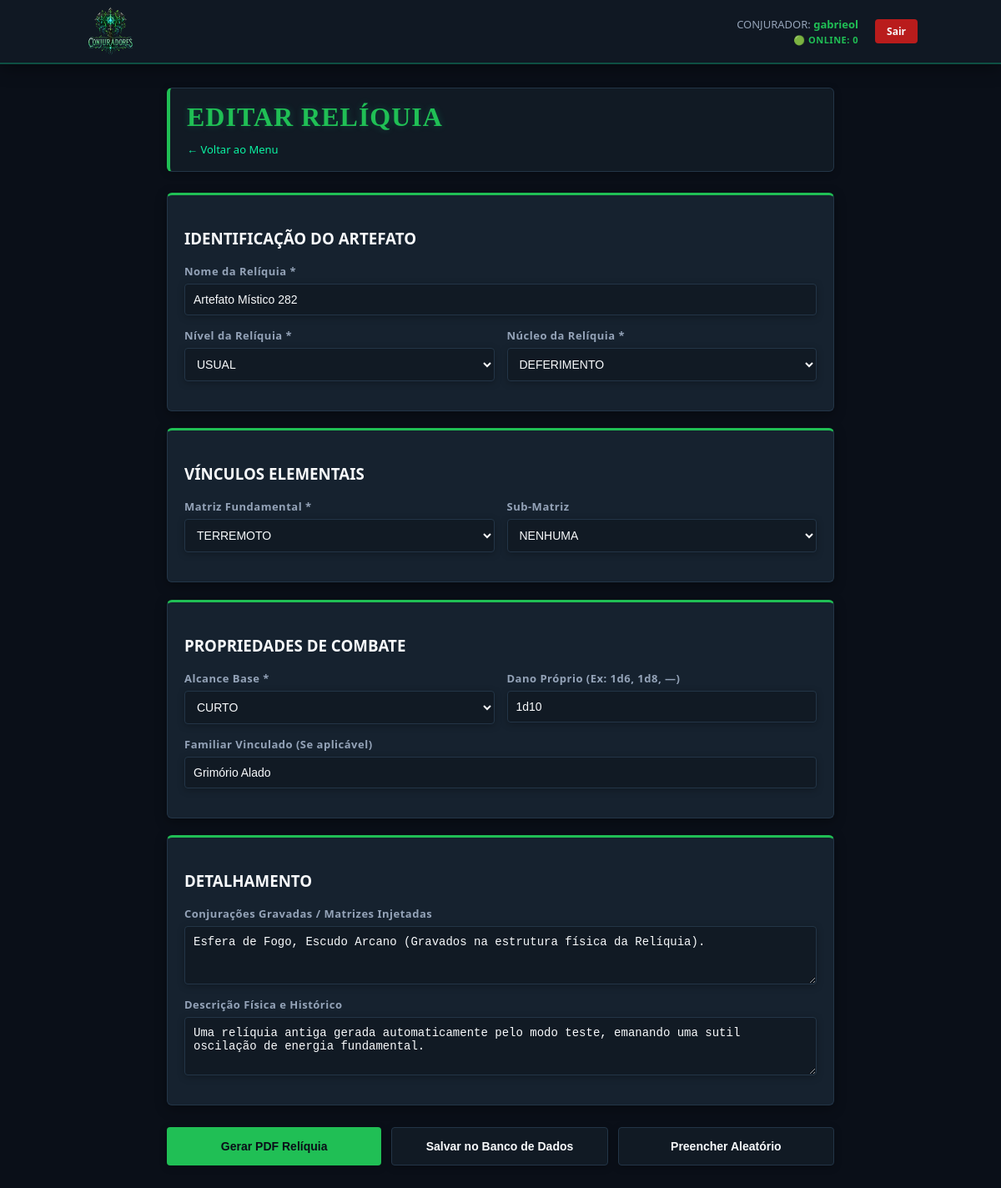
Screenshot of /edit/reliquia/12 (signed in) with the database file from the repository.
### tables this page shows
CREATE TABLE usuarios (
                id INTEGER PRIMARY KEY AUTOINCREMENT,
                username TEXT UNIQUE NOT NULL,
                password TEXT NOT NULL
            , last_active TIMESTAMP);

CREATE TABLE reliquias (
                id INTEGER PRIMARY KEY AUTOINCREMENT,
                usuario_id INTEGER NOT NULL DEFAULT 1,
                nome TEXT NOT NULL, nivel TEXT, nucleo TEXT, matriz TEXT, sub_matriz TEXT,
                alcance TEXT, dano TEXT, familiar TEXT, conjuracoes TEXT, descricao TEXT
            );

### controllers/sheet_controller.py (the view)
@sheet_bp.route('/edit/<sheet_type>/<int:entity_id>')
@login_required
def edit_entity(sheet_type, entity_id):
    if sheet_type not in ['conjurador', 'conjuracao', 'familiar', 'reliquia']:
        return "Not Found", 404
    entity = CharacterModel.get_entity_by_id(sheet_type, entity_id)
    if not entity:
        return f"{sheet_type.capitalize()} não encontrado(a)", 404
    if 'usuario_id' in entity.keys() and entity['usuario_id'] != current_user.id:
        abort(403)
    return render_template(f'{sheet_type}.html', constants=constants, sheet_type=sheet_type, entity=entity)

### app.py (called while the page is built)
@app.before_request
def update_user_activity():
    if current_user.is_authenticated:
        conn = sqlite3.connect('database.db')
        cursor = conn.cursor()
        cursor.execute("UPDATE usuarios SET last_active = ? WHERE id = ?",
                       (datetime.now(), current_user.id))
        conn.commit()
        conn.close()

@app.after_request
def add_header(response):
    response.headers["Cache-Control"] = "no-cache, no-store, must-revalidate"
    response.headers["Pragma"] = "no-cache"
    response.headers["Expires"] = "0"
    return response

@login_manager.user_loader
def load_user(user_id):
    return Usuario.get_by_id(int(user_id))

### models/character.py (called while the page is built)
    @staticmethod
    def get_entity_by_id(sheet_type, entity_id):
        tabelas = {"conjuracao": "conjuracoes", "conjurador": "conjuradores", "familiar": "familiares", "reliquia": "reliquias"}
        conn = sqlite3.connect(DB_PATH)
        conn.row_factory = sqlite3.Row
        cursor = conn.cursor()
        cursor.execute(f"SELECT * FROM {tabelas[sheet_type]} WHERE id = ?", (entity_id,))
        row = cursor.fetchone()
        conn.close()
        return row

### models/user.py (called while the page is built)
    @staticmethod
    def get_by_id(user_id):
        conn = sqlite3.connect('database.db')
        cursor = conn.cursor()
        cursor.execute("SELECT id, username, password FROM usuarios WHERE id = ?", (user_id,))
        row = cursor.fetchone()
        conn.close()
        return Usuario(row[0], row[1], row[2]) if row else None

### templates/reliquia.html (shortened to what this page needs)
{% extends 'base.html' %}
{% block content %}
<div class="header fade-in">
    <h1>{% if entity %}EDITAR RELÍQUIA{% else %}NOVA RELÍQUIA{% endif %}</h1>
    <a href="/" class="link-voltar">← Voltar ao Menu</a>
</div>
<form id="sheetForm" action="{% if entity %}/save_and_process/{{ sheet_type }}/{{ entity.id }}{% else %}/save_and_process/{{ sheet_type }}{% endif %}" method="POST">
    <div class="card fade-in">
        <h3>IDENTIFICAÇÃO DO ARTEFATO</h3>
        <div class="form-group">
            <label>Nome da Relíquia *</label>
            <input type="text" name="NOME" id="NOME" value="{{ entity.nome if entity else '' }}" required>
        </div>
        <div class="grid-2">
            <div class="form-group">
                <label>Nível da Relíquia *</label>
                <select name="NIVEL" id="NIVEL" required>
                    {% for n in constants.NIVEIS_REL %}
                    <option value="{{ n }}" {% if entity and entity.nivel == n %}selected{% endif %}>{{ n }}</option>
                    {% endfor %}
                </select>
            </div>
            <div class="form-group">
                <label>Núcleo da Relíquia *</label>
                <select name="NUCLEO" id="NUCLEO" required>
                    {% for nu in constants.NUCLEOS_REL %}
                    <option value="{{ nu }}" {% if entity and entity.nucleo == nu %}selected{% endif %}>{{ nu }}</option>
                    {% endfor %}
                </select>
            </div>
        </div>
    </div>
    <div class="card fade-alt">
        <h3>VÍNCULOS ELEMENTAIS</h3>
        <div class="grid-2">
            <div class="form-group">
                <label>Matriz Fundamental *</label>
                <select name="MATRIZ" id="MATRIZ" required>
                    {% for m in constants.MATRIZES %}
                    <option value="{{ m }}" {% if entity and entity.matriz == m %}selected{% endif %}>{{ m }}</option>
                    {% endfor %}
                </select>
            </div>
            <div class="form-group">
                <label>Sub-Matriz</label>
                <select name="SUB_MATRIZ" id="SUB_MATRIZ">
                    <option value="">NENHUMA</option>
                </select>
            </div>
        </div>
    </div>
    <div class="card fade-in">
        <h3>PROPRIEDADES DE COMBATE</h3>
        <div class="grid-2">
            <div class="form-group">
                <label>Alcance Base *</label>
                <select name="ALCANCE" id="ALCANCE" required>
                    {% for a in constants.ALCANCES %}
                    <option value="{{ a }}" {% if entity and entity.alcance == a %}selected{% endif %}>{{ a }}</option>
                    {% endfor %}
                </select>
            </div>
            <div class="form-group">
                <label>Dano Próprio (Ex: 1d6, 1d8, —)</label>
                <input type="text" name="DANO" id="DANO" placeholder="—" value="{{ entity.dano if entity else '' }}">
            </div>
        </div>
        <div class="form-group">
            <label>Familiar Vinculado (Se aplicável)</label>
            <input type="text" name="FAMILIAR" id="FAMILIAR" placeholder="Nome do Familiar vinculado a este artefato" value="{{ entity.familiar if entity else '' }}">
        </div>
    </div>
    <div class="card fade-alt">
        <h3>DETALHAMENTO</h3>
        <div class="form-group">
            <label>Conjurações Gravadas / Matrizes Injetadas</label>
            <textarea name="CONJURACOES" id="CONJURACOES" rows="3" placeholder="Liste as conjurações ou rituais fixados na relíquia...">{{ entity.conjuracoes if entity else '' }}</textarea>
        </div>
        <div class="form-group">
            <label>Descrição Física e Histórico</label>
            <textarea name="DESCRICAO" id="DESCRICAO" rows="3" placeholder="Aparência, material de origem, lendas ou propriedades narrativas...">{{ entity.descricao if entity else '' }}</textarea>
        </div>
    </div>
    <div class="form-actions-group">
        <button type="button" class="btn" onclick="submeterFormulario('pdf')">Gerar PDF Relíquia</button>
        <button type="button" class="btn btn-secondary" onclick="submeterFormulario('database')">Salvar no Banco de Dados</button>
        <button type="button" class="btn btn-secondary" onclick="activateTestMode()">Preencher Aleatório</button>
    </div>
</form>
{% endblock %}

### templates/base.html (shortened to what this page needs)
<!DOCTYPE html>
<html lang="pt-br">
    <head>
        <link rel="stylesheet" href="{{ url_for('static', filename='css/style.css') }}">
    </head>
    <body>
        <nav class="main-navbar">
            <div class="nav-container">
                <a href="/" class="nav-logo-link">
                    <img src="{{ url_for('static', filename='logo_conjuradores.png') }}" alt="Logo Conjuradores" class="nav-logo">
                </a>
                <div class="nav-right-side">
                    <div class="nav-status-info">
                        {% if current_user.is_authenticated %}
                            <p class="nav-user-label">CONJURADOR: <strong>{{ current_user.username }}</strong></p>
                        {% else %}
                            <p class="nav-user-label visitor">Modo Visitante</p>
                        {% endif %}
                        <span class="nav-online-count">🟢 ONLINE: <span id="user-count">0</span></span>
                    </div>
                    <div class="nav-auth-actions">
                        {% if current_user.is_authenticated %}
                            <a href="{{ url_for('auth.logout') }}" class="btn-nav btn-nav-danger">Sair</a>
                        {% else %}
                            <a href="{{ url_for('auth.login') }}" class="btn-nav btn-nav-primary">Entrar</a>
                            <a href="{{ url_for('auth.register') }}" class="btn-nav btn-nav-secondary">Registrar</a>
                        {% endif %}
                    </div>
                </div>
            </div>
        </nav>
        <div class="container fade-in">
            {% block content %}{% endblock %}
        </div>
    </body>
</html>

### static/css/style.css (style rules this page uses)
:root { --bg: #0a0f18; --panel: #111a24; --card: #16222f; --border: #233547; --accent: #20bf55; --accent2: #0bf4a3; --text: #f8fafc; --muted: #94a3b8; --shadow-sm: 0 2px 8px rgba(0, 0, 0, 0.25); --shadow-md: 0 4px 14px rgba(0, 0, 0, 0.35); --shadow-glow: 0 0 10px rgba(11, 244, 163, 0.15); }
body { background: var(--bg); color: var(--text); font-family: 'Segoe UI', sans-serif; margin: 0; padding: 0; }
.main-navbar { position: fixed; top: 0; left: 0; width: 100%; height: 75px; background-color: rgba(17, 26, 36, 0.95); backdrop-filter: blur(10px); border-bottom: 2px solid rgba(11, 244, 163, 0.25); box-shadow: 0 4px 20px rgba(0, 0, 0, 0.4); z-index: 9999; }
.nav-container { max-width: 1000px; margin: 0 auto; height: 100%; display: flex; align-items: center; justify-content: space-between; padding: 0 20px; }
.nav-logo-link { display: flex; align-items: center; height: 100%; }
.nav-logo { height: 65px; width: auto; transition: transform 0.3s ease; }
.nav-right-side { display: flex; align-items: center; gap: 20px; }
.nav-status-info { display: flex; flex-direction: column; align-items: flex-end; text-align: right; }
.nav-user-label { margin: 0; font-size: 13px; color: var(--muted); }
.nav-user-label strong { color: var(--accent); }
.nav-online-count { font-size: 11px; color: var(--accent); font-weight: bold; margin-top: 2px; letter-spacing: 0.5px; }
.nav-auth-actions { display: flex; gap: 8px; }
.btn-nav { padding: 6px 14px; font-size: 12px; font-weight: bold; border-radius: 4px; text-decoration: none; cursor: pointer; transition: all 0.2s; }
.btn-nav-danger { background: #b91c1c; color: #f8fafc; border: none; }
.container { max-width: 800px; margin: 105px auto 40px auto; padding: 0 20px; }
.header { background: var(--panel); border: 1px solid var(--border); border-left: 4px solid var(--accent); border-radius: 6px; padding: 16px 20px; margin-bottom: 25px; box-shadow: var(--shadow-sm); }
.header h1 { color: var(--accent); font-family: 'Georgia', serif; margin: 0 0 8px 0; letter-spacing: 1px; text-shadow: 0 0 10px rgba(11, 244, 163, 0.2); }
.card { background: var(--card); border: 1px solid var(--border); border-top: 3px solid var(--accent); padding: 20px; margin-bottom: 20px; border-radius: 6px; box-shadow: var(--shadow-md); }
.form-group { margin-bottom: 15px; display: flex; flex-direction: column; }
label { font-weight: bold; margin-bottom: 6px; color: var(--muted); font-size: 13px; letter-spacing: 0.5px; }
input, select, textarea { background: var(--panel); color: var(--text); border: 1px solid var(--border); padding: 10px; border-radius: 4px; font-size: 14px; box-sizing: border-box; box-shadow: var(--shadow-sm); transition: border-color 0.2s, box-shadow 0.2s; }
input[type="text"], input[type="number"], select, textarea { width: 100%; }
.btn { background: var(--accent); color: var(--bg); font-weight: bold; border: none; padding: 12px 24px; cursor: pointer; border-radius: 4px; font-size: 14px; box-shadow: var(--shadow-sm); transition: all 0.2s; }
.btn-secondary { background: var(--panel); color: var(--muted); border: 1px solid var(--border); margin-right: 10px; box-shadow: var(--shadow-sm); }
.grid-2 { display: grid; grid-template-columns: repeat(2, 1fr); gap: 15px; }
.form-actions-group { display: flex; gap: 12px; margin-top: 25px; width: 100%; }
.form-actions-group .btn { flex: 1; padding: 14px 16px; font-size: 14px; text-align: center; white-space: nowrap; }
.form-actions-group .btn-secondary { background: var(--panel); color: var(--text); border: 1px solid var(--border); margin: 0; }
.link-voltar { color: var(--accent2); text-decoration: none; font-size: 13px; }
.fade-in { opacity: 0; animation: fadeIn 0.6s ease forwards; }
.fade-alt { opacity: 0; animation: fadeAlt 0.6s ease forwards; }
.fade-in:nth-child(1), .fade-alt:nth-child(1) { animation-delay: 0.05s; }
.fade-in:nth-child(2), .fade-alt:nth-child(2) { animation-delay: 0.1s; }
.fade-in:nth-child(3), .fade-alt:nth-child(3) { animation-delay: 0.15s; }
.fade-in:nth-child(4), .fade-alt:nth-child(4) { animation-delay: 0.2s; }
.fade-in:nth-child(5), .fade-alt:nth-child(5) { animation-delay: 0.25s; }

### rows the page displays
usuarios: username "gabrieol"
reliquias: NOME "Artefato Místico 282", NIVEL "USUAL", NUCLEO "DEFERIMENTO", MATRIZ "TERREMOTO", ALCANCE "CURTO", DANO "1d10", FAMILIAR "Grimório Alado", CONJURACOES "Esfera de Fogo, Escudo Arcano (Gravados na estrutura física da Relíquia).", DESCRICAO "Uma relíquia antiga gerada automaticamente pelo modo teste, emanando uma sutil oscilação de energia fundamental."
